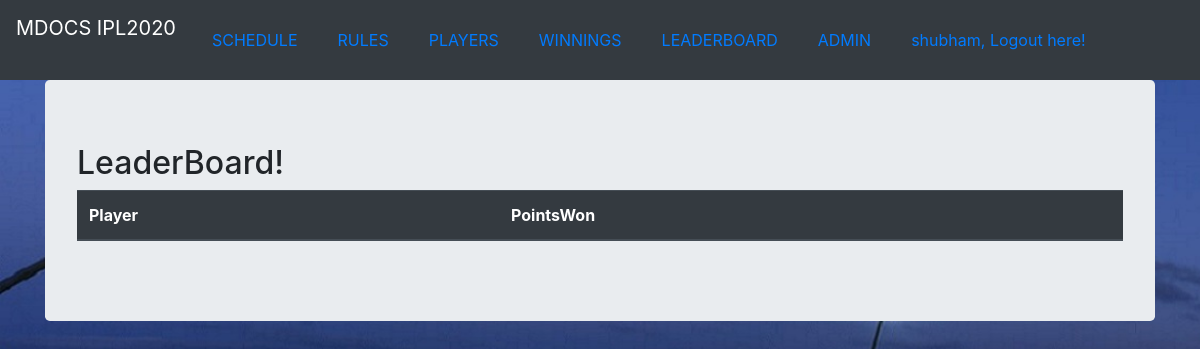
Before: /leaders/ (signed in) with the older database file.
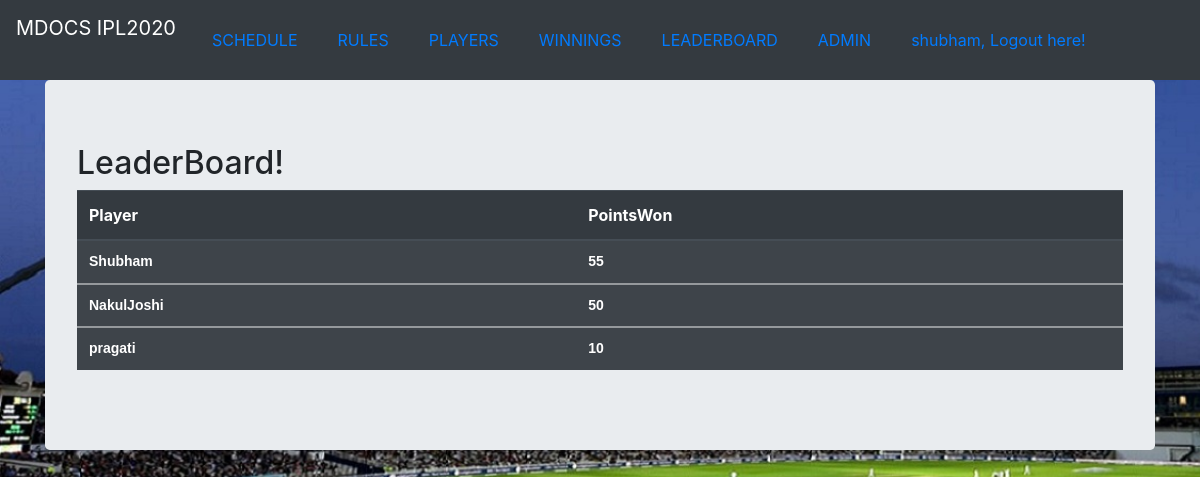
After: the same page with the newer database file.
### score_app/models.py (models this page shows, shortened)
class Leaders(models.Model):
    distinctplayer = models.ForeignKey('Players', on_delete=models.CASCADE)
    totalpoints = models.IntegerField()
    class Meta:
        ordering = ['-totalpoints']

class Players(models.Model):
    playername = models.CharField(max_length=100, default="")
    pointsinvested = models.IntegerField(default=0)
    datejoined = models.DateField(default=date.today)
    def __str__(self):
        return str(self.playername)

### score_app/views.py (the view)
# urls.py: path('leaders/', login_required(views.MatchLeadersView.as_view()), name='leaders'),
class MatchLeadersView(ListView):
    context_object_name = 'match_leaders'
    model = models.Leaders
    template_name = 'match_leader.html'

### templates/match_leader.html
{% extends "base.html" %}
{% block body_block %}
<div class="jumbotron">
    <h2> LeaderBoard!</h2>
  <div class="table-condensed">
  <table class="table  table-striped table-dark">
    <thead>
      <tr>
        <th>Player</th>
        <th>PointsWon</th>
      </tr>
    </thead>
         {% for leader in match_leaders %}
    <tbody>
      <tr style="font-family: 'Enriqueta', arial, serif; line-height: 1.25; margin: 0 0 10px; font-size: 14px; font-weight: bold;">
          <td> {{ leader.distinctplayer }} </td>
          <td>{{ leader.totalpoints }}</td>
      </tr>
    </tbody>
      {% endfor %}
  </table>
  </div>
</div>
{% endblock %}

### templates/base.html (shortened to what this page needs)
<!DOCTYPE html>
{% load static  %}
{% load socialaccount %}
<html lang="en">
<head>
    <link rel="stylesheet" href="https://stackpath.bootstrapcdn.com/bootstrap/4.3.1/css/bootstrap.min.css">
</head>
<body>
    <nav class="navbar navbar-expand-lg navbar-light bg-dark">
        <div>
            <ul class="nav justify-content-end">
                    <li style="color:white;" > <a class="navbar-brand" style="color:white;"  href="{% url 'index' %}">MDOCS IPL2020</a> </li>
                    <li class="nav-item" style="padding: 20px;"> <a class="navbar-link" href="{% url 'matches'%}">SCHEDULE</a> </li>
                    <li class="nav-item" style="padding: 20px;"> <a class="navbar-link" href="{% url 'rules'%}">RULES</a> </li>
                    <li class="nav-item" style="padding: 20px;"> <a class="navbar-link" href="{% url 'players'%}">PLAYERS</a> </li>
                    <li class="nav-item" style="padding: 20px;"> <a class="navbar-link" href="{% url 'wins'%}">WINNINGS</a> </li>
                    <li class="nav-item" style="padding: 20px;"> <a class="navbar-link" href="{% url 'leaders'%}">LEADERBOARD</a> </li>
                    <li class="nav-item" style="padding: 20px;"> <a class="navbar-link" href="{% url 'admin:index'%}">ADMIN</a> </li>
                    {% if user.is_authenticated %}
                    <li class="nav-item" style="padding: 20px; align:right"> <a class="navbar-link" href="{% url 'logout' %}"> {{ user.username }}, Logout here!</a> </li>
                    {% else %}
                    <li class="nav-item" style="padding: 20px; align:right"> <a href="{% provider_login_url 'google' %}">Login with Google</a> </li>
                    {% endif %}
            </ul>
        </div>
    </nav>
    <div class="container">
            {% block body_block %}
           {% endblock %}
    </div>
</body>
</html>

Changed rows visible on the page:
added Leaders: distinctplayer "Shubham", totalpoints "55"
added Leaders: distinctplayer "NakulJoshi", totalpoints "50"
added Leaders: distinctplayer "pragati", totalpoints "10"
